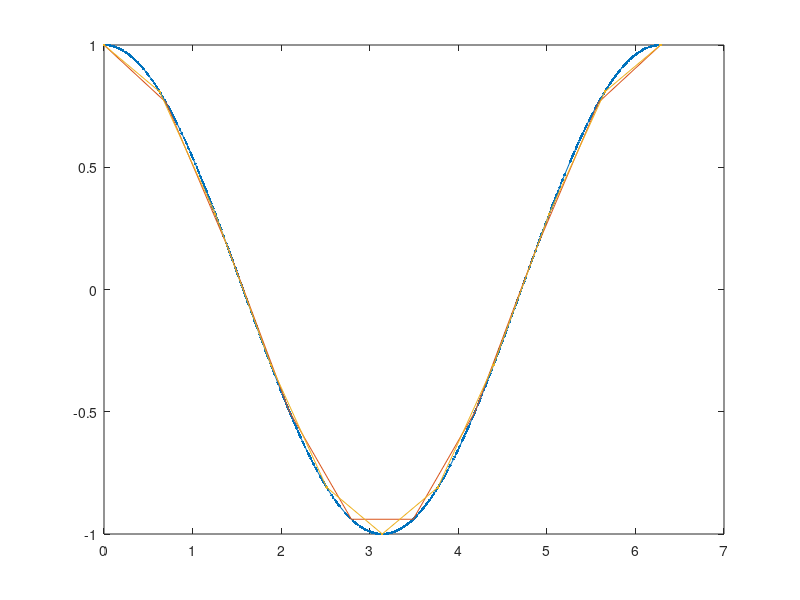
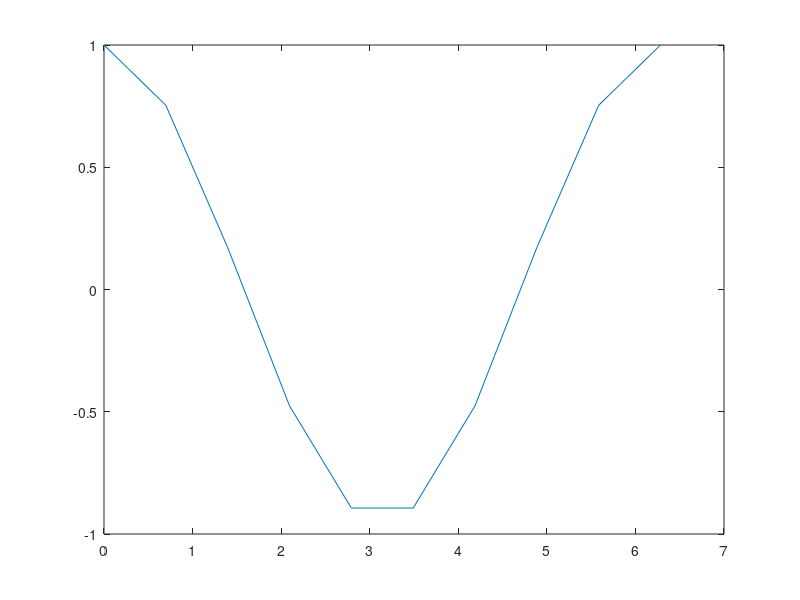

The MATLAB script that drew these images, in order: (Note: this script raises an error after producing the figures.)
clear all; close all; clc;

% plot for debugging purposes
plot_dgb = true;

% functions are given by a set of coordinates and nodal values (x,y)
% function 1 is a surrogate for Jim's semi analytical GRH
% function 2 is a surrogate for Marco's FEM solution

% extremities of the domain
x_left = 0;
x_right= 2*pi;

%%%%%%%%%%%%%%%%%%%%%%%%%%%%%%
% defining data 1
%%%%%%%%%%%%%%%%%%%%%%%%%%%%%%
% number of points
n_pts_1 = 1000;
% random points
r=rand(n_pts_1,1); 
% random mesh
x_1 = x_left + (sort(r,'ascend'))*(x_right-x_left);
% values
y_1 = cos(2*pi/(x_right-x_left).*x_1);
% check
if plot_dgb, figure(1); plot(x_1,y_1,'.-'); hold all; end

% making poly of that data 
poly_1 = interp1(x_1,y_1,'pchip','pp');
%         pp = interp1(t,y,'linear','pp');
f_1 = @(x) ppval(poly_1,x);
if plot_dgb, x=linspace(x_left,x_right,10); plot(x,f_1(x)); end

%%%%%%%%%%%%%%%%%%%%%%%%%%%%%%
% defining data 2
%%%%%%%%%%%%%%%%%%%%%%%%%%%%%%
% number of points
n_pts_2 = 11; n_elem_2 = n_pts_2-1;
% mesh
x_2 = linspace(x_left,x_right,n_pts_2);
% mesh size 
dx = (x_right-x_left)/n_elem_2;
% values
y_2 = cos(2*pi/(x_right-x_left).*x_2);
% check
if plot_dgb, plot(x_2,y_2,'.-'); hold all; end

% making poly of that data 
poly_2 = interp1(x_2,y_2,'linear','pp');
f_2 = @(x) ppval(poly_2,x);
if plot_dgb, figure(2); x=linspace(x_left,x_right,10); plot(x,f_2(x)); end


%%%%%%%%%%%%%%%%%%%%%%%%%%%%%%
% compute norm
%%%%%%%%%%%%%%%%%%%%%%%%%%%%%%

% reset norm
norm = 0;
% select GL quadrature
n_quad = 2;
[xq,wq] = GLNodeWt(n_quad);

% loop over FEM mesh
for iel=1:n_elem_2
    % beginning/end of mesh interval
    x_beg = x_left + (iel-1)*dx;
    x_end = x_beg  + dx;
    % quad points on the physical mesh
    x_qp = (x_beg+x_end)/2 + dx*xq;
    % difference squared
    diff = (f_2(x_qp)-f_1(x_qp)).^2;
    % increment norm
    norm = norm + dot(wq*dx/2, diff);     
end
norm = sqrt(norm);
fprintf('norm %g using %d cells \n',norm,n_elem_2);